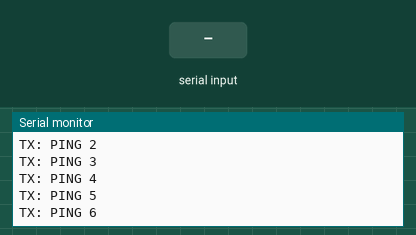
The program below on a simulated ESP32. Parts: the last lines printed to the serial monitor. The test bench sets the inputs (shaded band). Nothing arrives over Bluetooth unless stated.

Above: at 1.7 s.
1.8 s: "1\n" received over the second serial link
At 1.81 s:
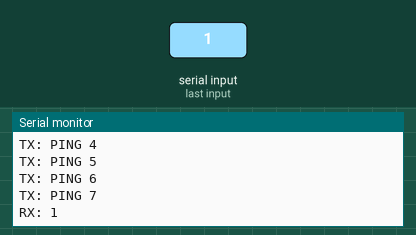
3.3 s: "0\n" received over the second serial link
4.8 s: "2\n" received over the second serial link
At 4.81 s:
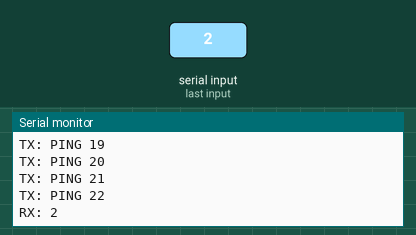
Timing chart, 0 to 7.8 s (numbered marks = the images above; inputs shaded):
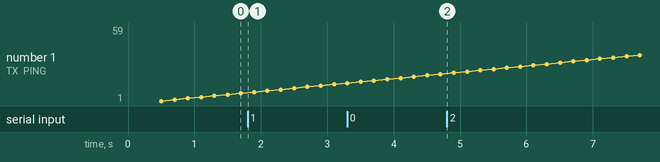

The program:

main.cpp
```cpp
#include <Arduino.h>
#include "BluetoothSerial.h"

BluetoothSerial SerialBT;

const char* SLAVE_NAME = "ESP32_SLAVE";

uint32_t lastSend = 0;
uint32_t counter = 0;

void setup() {
  Serial.begin(115200);
  delay(500);

  // IMPORTANT: master mode = true
  if (!SerialBT.begin("ESP32_MASTER", true)) {
    Serial.println("BT begin failed!");
    while (1) delay(1000);
  }

  Serial.println("Master starting...");
  Serial.print("Connecting to "); Serial.println(SLAVE_NAME);

  while (!SerialBT.connect(SLAVE_NAME)) {
    Serial.println("Connect failed, retrying...");
    delay(1000);
  }

  Serial.println("Connected!");
}

void loop() {
  if (millis() - lastSend >= 200) {
    lastSend = millis();
    counter++;

    SerialBT.print("PING ");
    SerialBT.println(counter);

    Serial.print("TX: PING ");
    Serial.println(counter);
  }

  if (SerialBT.available()) {
    String msg = SerialBT.readStringUntil('\n');
    msg.trim();
    Serial.print("RX: ");
    Serial.println(msg);
  }
}
```

Measured:
- after the input at 1.8 s, the serial monitor: prints a new line at once (image 1)
- after the input at 4.8 s, the serial monitor: prints a new line at once (image 2)
